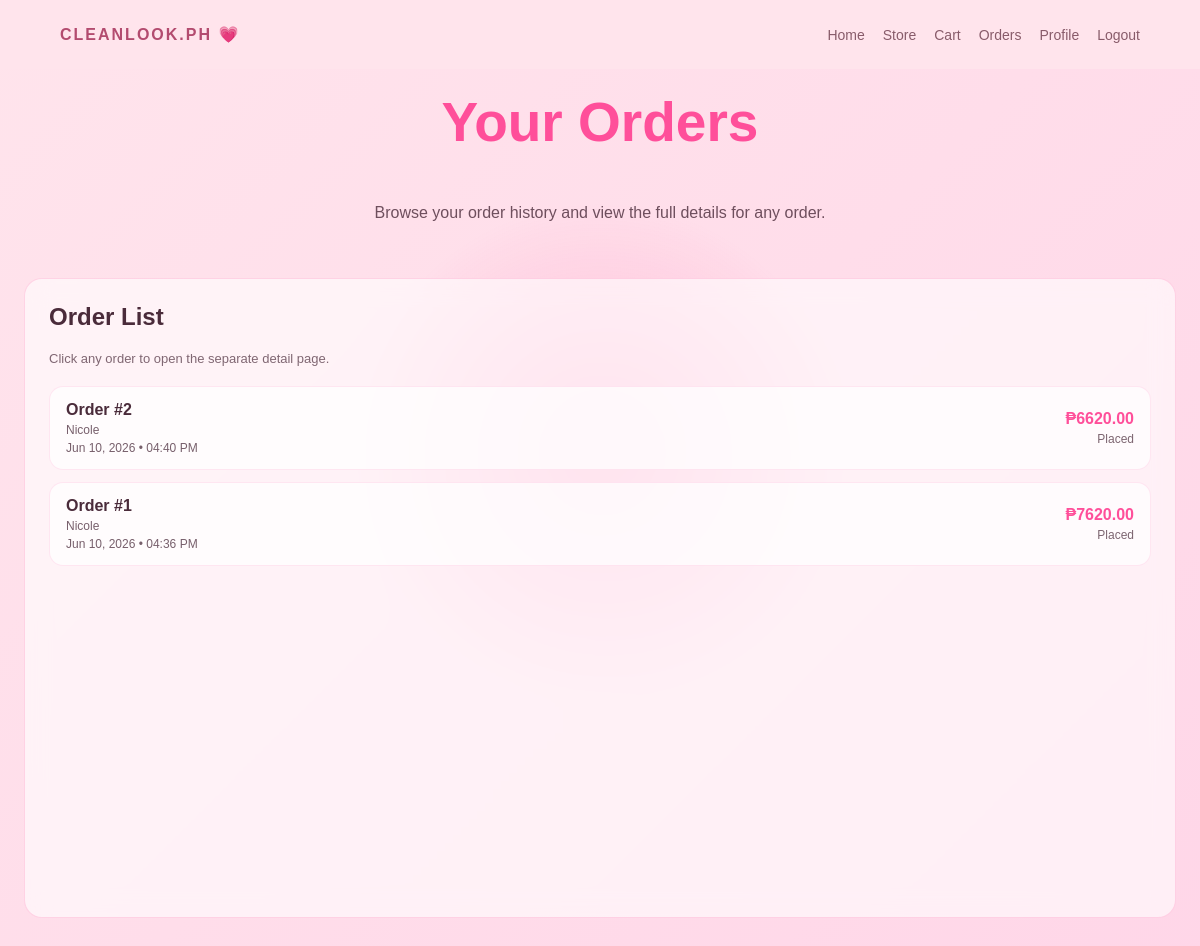
Screenshot of /orders/ (signed in) with the database file from the repository.
### checkout/models.py (models this page shows, shortened)
class Order(models.Model):
	class PaymentMethod(models.TextChoices):
		COD = "cod", "Cash on Delivery"
		GCASH = "gcash", "GCash"
		CARD = "card", "Card"
	class PaymentStatus(models.TextChoices):
		PENDING = "pending", "Pending"
		PAID = "paid", "Paid"
		FAILED = "failed", "Failed"
	class Status(models.TextChoices):
		PLACED = "placed", "Placed"
		PROCESSING = "processing", "Processing"
		COMPLETED = "completed", "Completed"
		CANCELLED = "cancelled", "Cancelled"
	user = models.ForeignKey(
		settings.AUTH_USER_MODEL,
		on_delete=models.CASCADE,
		related_name="orders"
	)
	full_name = models.CharField(max_length=255)
	email = models.EmailField()
	phone = models.CharField(max_length=32)
	address = models.CharField(max_length=255)
	city = models.CharField(max_length=100)
	province = models.CharField(max_length=100)
	zip_code = models.CharField(max_length=20)
	region = models.CharField(max_length=100, blank=True, default="")
	payment_method = models.CharField(
		max_length=20,
		choices=PaymentMethod.choices
	)
	payment_status = models.CharField(
		max_length=20,
		choices=PaymentStatus.choices,
		default=PaymentStatus.PENDING
	)
	status = models.CharField(
		max_length=20,
		choices=Status.choices,
		default=Status.PLACED
	)
	subtotal = models.DecimalField(max_digits=10, decimal_places=2)
	shipping_fee = models.DecimalField(max_digits=10, decimal_places=2, default=Decimal("120.00"))
	total = models.DecimalField(max_digits=10, decimal_places=2)
	gateway_provider = models.CharField(max_length=32, blank=True, default="")
	gateway_checkout_session_id = models.CharField(max_length=255, blank=True, default="", db_index=True)
	gateway_checkout_url = models.URLField(blank=True, default="")
	payment_details = models.JSONField(default=dict, blank=True)
	inventory_released = models.BooleanField(default=False)
	created_at = models.DateTimeField(auto_now_add=True)
	updated_at = models.DateTimeField(auto_now=True)

### checkout/views.py (the view)
# urls.py: path("orders/", views.orders_view, name="orders"),
@login_required
def orders_view(request):
    orders = (
        request.user.orders
        .prefetch_related("items__product")
        .order_by("-created_at")
    )
    return render(request, "checkout/orders.html", {
        "orders": orders,
    })

### checkout/templates/checkout/orders.html (shortened to what this page needs)
{% extends "checkout/base_checkout.html" %}
{% block content %}
<section class="cart-header">
    <h1>Your Orders</h1>
    <p>Browse your order history and view the full details for any order.</p>
</section>
<section class="orders-layout">
    <div class="panel-card orders-list-card">
        <div class="detail-head">
            <div>
                <h2>Order List</h2>
                <p>Click any order to open the separate detail page.</p>
            </div>
        </div>
        {% if orders %}
            <div class="orders-list">
                {% for order in orders %}
                    <a class="order-list-item" href="{% url 'order_detail' order.id %}">
                        <div>
                            <strong>Order #{{ order.id }}</strong>
                            <p>{{ order.full_name }}</p>
                            <p>{{ order.created_at|date:"M d, Y • h:i A" }}</p>
                        </div>
                        <div class="order-list-summary">
                            <span>₱{{ order.total }}</span>
                            <p>{{ order.get_status_display }}</p>
                        </div>
                    </a>
                {% endfor %}
            </div>
        {% else %}
            <p class="empty-state">You have no orders yet.</p>
        {% endif %}
    </div>
</section>
{% endblock %}

### cart/static/cart/cart.css (style rules this page uses)
body { margin: 0; font-family: Arial, sans-serif; background: linear-gradient(135deg, #ffe4ec, #ffd6e8); color: #4a2b3a; animation: pageFade 0.6s ease-out; }
body::before { content: ""; position: fixed; width: 500px; height: 500px; background: radial-gradient(circle, rgba(255,79,154,0.25), transparent 70%); top: 20%; left: 50%; transform: translateX(-50%); animation: floatGlow 7s ease-in-out infinite; z-index: 0; }
.cart-header { text-align: center; padding: 40px 20px; position: relative; z-index: 2; animation: headerUp 0.8s ease-out; }
.cart-header h1 { font-size: 55px; margin: 50px; color: #ff4f9a; }
.cart-header p { opacity: 0.8; }

### checkout/static/checkout/checkout.css (style rules this page uses)
.orders-layout { display: grid; grid-template-columns: 1fr; gap: 24px; padding: 0 24px 80px; position: relative; z-index: 2; min-height: calc(100vh - 160px); }
.panel-card { background: rgba(255, 255, 255, 0.6); backdrop-filter: blur(12px); border-radius: 18px; padding: 24px; border: 1px solid rgba(255, 79, 154, 0.2); }
.orders-list { display: flex; flex-direction: column; gap: 12px; }
.order-list-item { display: flex; justify-content: space-between; align-items: center; padding: 14px 16px; border-radius: 14px; text-decoration: none; color: #4a2b3a; background: rgba(255, 255, 255, 0.72); border: 1px solid rgba(255, 79, 154, 0.12); transition: 0.25s ease; }
.order-list-item p { margin: 4px 0 0; font-size: 12px; opacity: 0.75; }
.order-list-item span, .order-item-row span { font-weight: bold; color: #ff4f9a; }
.order-list-summary { text-align: right; }
.order-list-summary p { margin: 4px 0 0; font-size: 12px; opacity: 0.72; }
.detail-head { display: flex; justify-content: space-between; gap: 16px; align-items: flex-start; margin-bottom: 20px; }
.detail-head p { margin: 4px 0 0; opacity: 0.7; font-size: 13px; }
.orders-list-card { width: auto; max-width: none; margin: 0; }
.orders-list-card h2 { margin-top: 0; }

### rows the page displays
Order: id "2", full_name "Nicole", created_at "Jun 10, 2026 • 04:40 PM", total "6620.00", status "Placed"
Order: id "1", full_name "Nicole", created_at "Jun 10, 2026 • 04:36 PM", total "7620.00", status "Placed"
